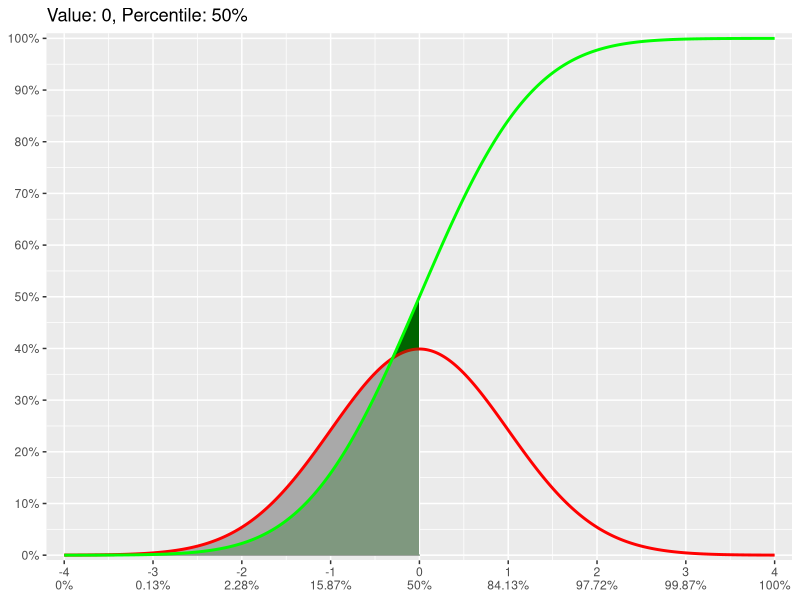
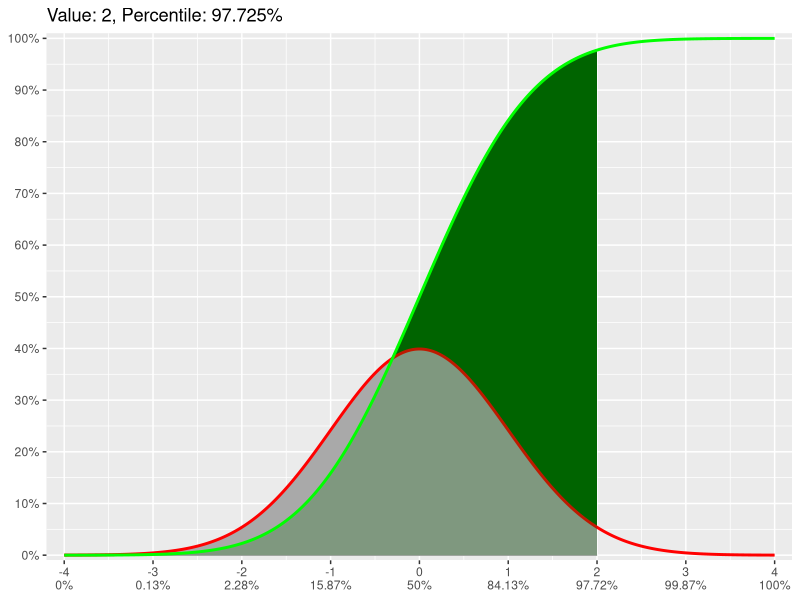
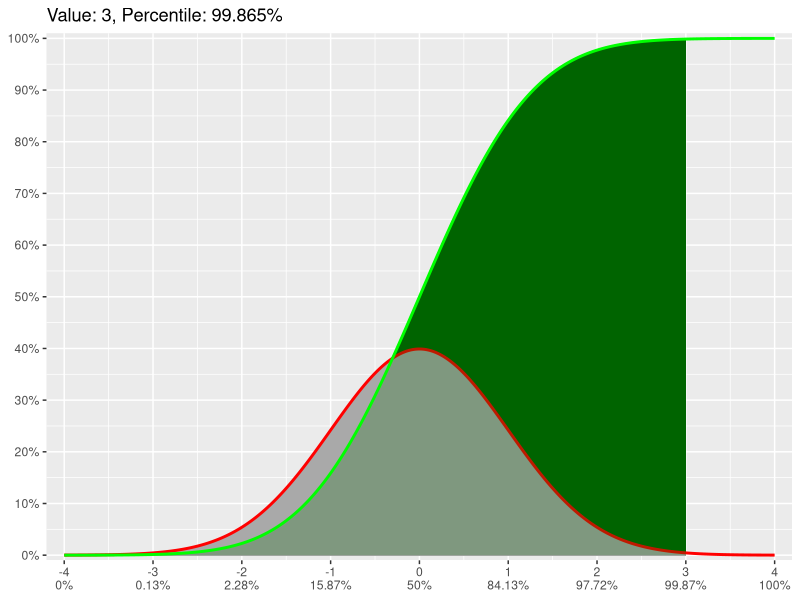
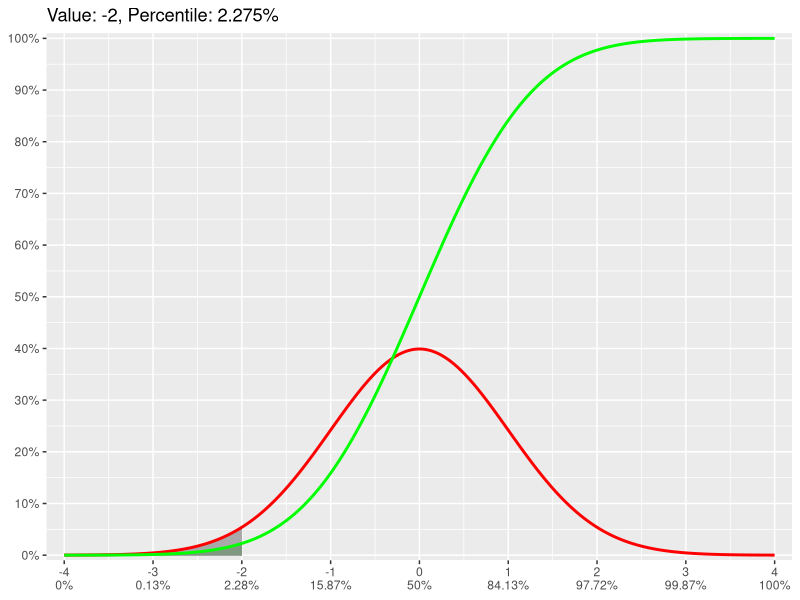
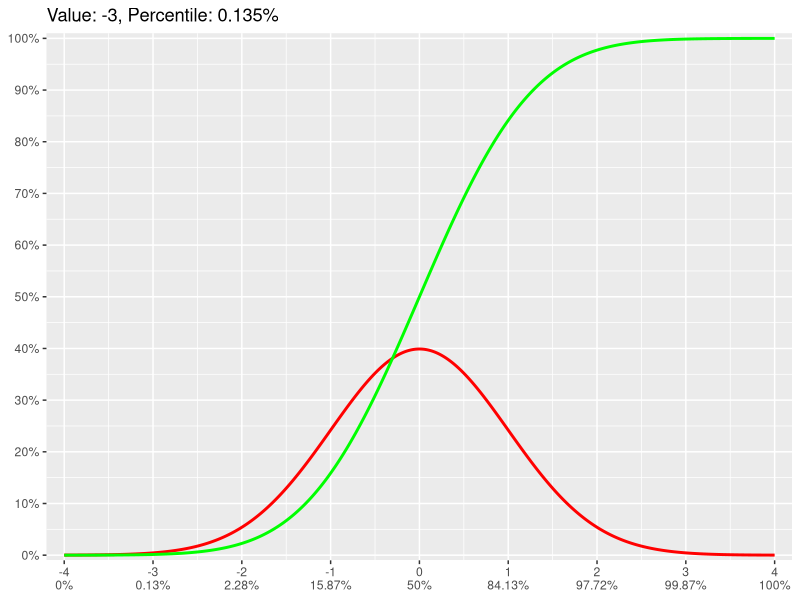

Recreate these plots in R, in order.
library(ggplot2)

if (interactive()) {
		setwd("E:/Users/Jim/My Documents/OCC/@Reviews/Serious Statistics and Scripts/Graphs")
} else {
	pdf(NULL)
}

labelPer = function(x) paste0(x, "\n", round(pnorm(x)*100, 2), "%")
labelCDF = function(x)	paste0(x*100, "%")

CDFPLOT = function(valu){
	ggplot(data = data.frame(x = c(-10, 10)), aes(x)) + ggtitle(paste0("Value: ", valu, ", Percentile: ", round(pnorm(valu)*100, 4), "%")) + 
	stat_function(fun = pnorm, n = 1001, xlim=c(-10, valu), geom="area", fill = "darkgreen", color = "darkgreen") + 
	stat_function(fun = dnorm, n = 1001, xlim=c(-10, valu), geom="area", fill = "darkgrey", color = "darkgrey") + 
	stat_function(fun = dnorm, n = 1001, color = "red", size = 1) + 
	stat_function(fun = pnorm, n = 1001, xlim=c(-10, valu), geom="area", fill = "darkgreen", alpha = 0.25) + 
	stat_function(fun = pnorm, n = 1001, color = "green", size = 1) + 
	scale_x_continuous(breaks = seq(-5, 5, 1), labels = labelPer, limits = c(-4, 4), expand = c(0, 0.2), name = NULL) + 
	scale_y_continuous(breaks = 0:10/10, labels=labelCDF, expand = c(0.01, 0), name = NULL)

	ggsave(filename=paste0("ECDF Example - ", valu, ".pdf"), width=4, height=4)
	# ggsave(filename=paste0("ECDF Example - ", valu, ".png"), width=4, height=4, dpi=300)
}

CDFPLOT(0)

CDFPLOT(2)
CDFPLOT(3)

CDFPLOT(-2)
CDFPLOT(-3)